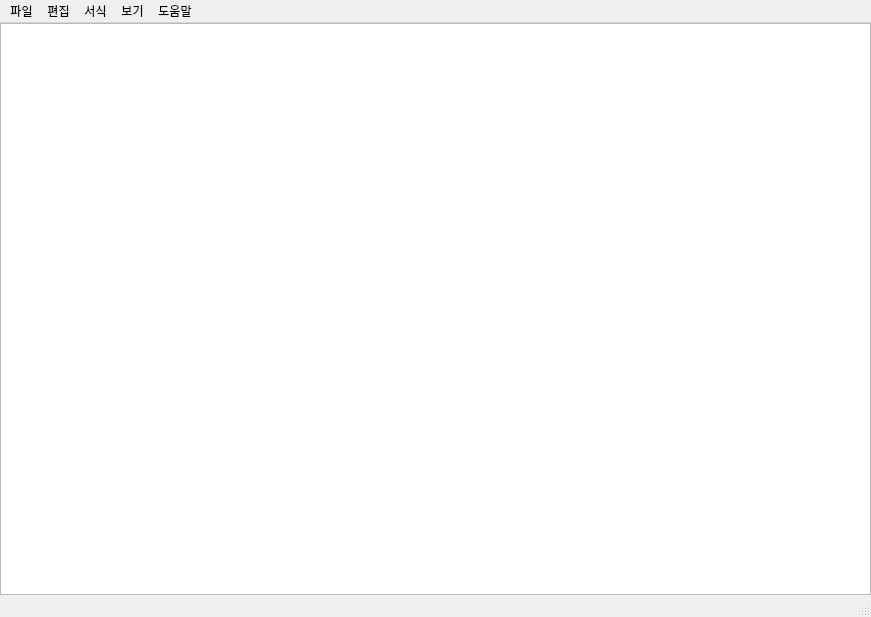
<?xml version="1.0" encoding="UTF-8"?>
<ui version="4.0">
 <class>MainWindow</class>
 <widget class="QMainWindow" name="MainWindow">
  <property name="geometry">
   <rect>
    <x>0</x>
    <y>0</y>
    <width>871</width>
    <height>617</height>
   </rect>
  </property>
  <property name="windowTitle">
   <string>Hello Notepad</string>
  </property>
  <widget class="QWidget" name="centralwidget">
   <layout class="QGridLayout" name="gridLayout">
    <property name="leftMargin">
     <number>0</number>
    </property>
    <property name="topMargin">
     <number>0</number>
    </property>
    <property name="rightMargin">
     <number>0</number>
    </property>
    <property name="bottomMargin">
     <number>0</number>
    </property>
    <item row="0" column="0">
     <layout class="QGridLayout" name="gridLayout_2">
      <item row="0" column="0">
       <widget class="QPlainTextEdit" name="plainTextEdit"/>
      </item>
     </layout>
    </item>
   </layout>
  </widget>
  <widget class="QStatusBar" name="statusbar"/>
  <widget class="QMenuBar" name="menubar">
   <property name="geometry">
    <rect>
     <x>0</x>
     <y>0</y>
     <width>871</width>
     <height>21</height>
    </rect>
   </property>
   <widget class="QMenu" name="menu_file">
    <property name="title">
     <string>파일</string>
    </property>
    <addaction name="action_open"/>
    <addaction name="action_save"/>
    <addaction name="action_saveas"/>
    <addaction name="action_close"/>
   </widget>
   <widget class="QMenu" name="menu_edit">
    <property name="title">
     <string>편집</string>
    </property>
   </widget>
   <widget class="QMenu" name="menu_form">
    <property name="title">
     <string>서식</string>
    </property>
   </widget>
   <widget class="QMenu" name="menu_view">
    <property name="title">
     <string>보기</string>
    </property>
   </widget>
   <widget class="QMenu" name="menu_help">
    <property name="title">
     <string>도움말</string>
    </property>
   </widget>
   <addaction name="menu_file"/>
   <addaction name="menu_edit"/>
   <addaction name="menu_form"/>
   <addaction name="menu_view"/>
   <addaction name="menu_help"/>
  </widget>
  <action name="action_open">
   <property name="checkable">
    <bool>false</bool>
   </property>
   <property name="text">
    <string>열기</string>
   </property>
   <property name="shortcut">
    <string>Ctrl+O</string>
   </property>
  </action>
  <action name="action_save">
   <property name="text">
    <string>저장</string>
   </property>
   <property name="shortcut">
    <string>Ctrl+S</string>
   </property>
  </action>
  <action name="action_saveas">
   <property name="text">
    <string>다른 이름으로 저장</string>
   </property>
   <property name="shortcut">
    <string>Ctrl+Shift+S</string>
   </property>
  </action>
  <action name="action_close">
   <property name="text">
    <string>끝내기</string>
   </property>
  </action>
 </widget>
 <resources/>
 <connections/>
</ui>
